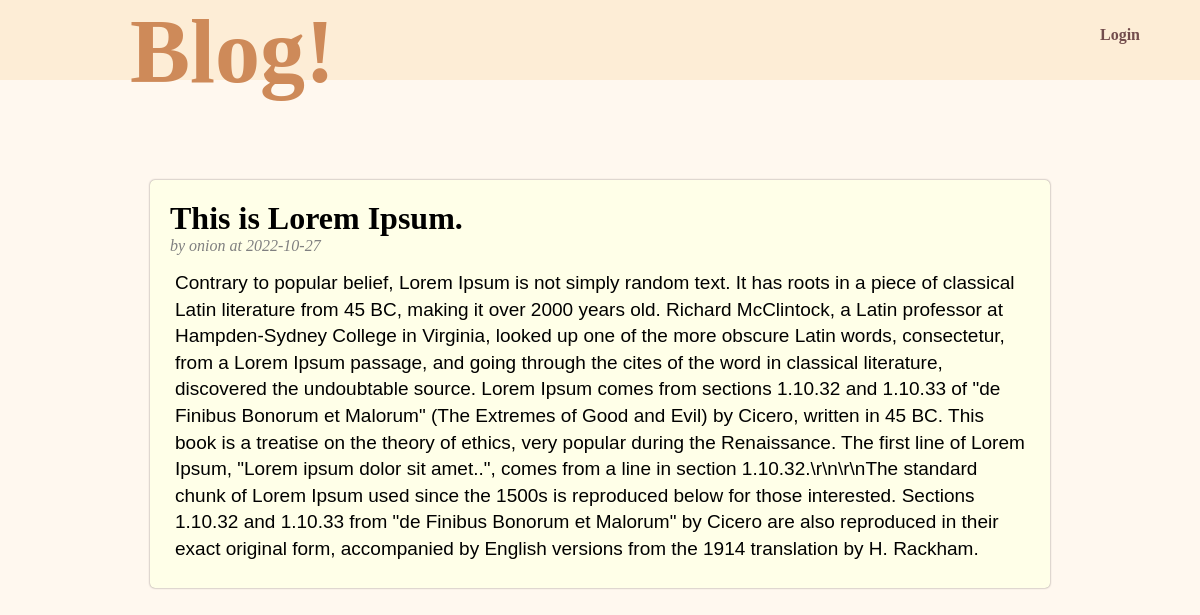
Before: / with the older database file.
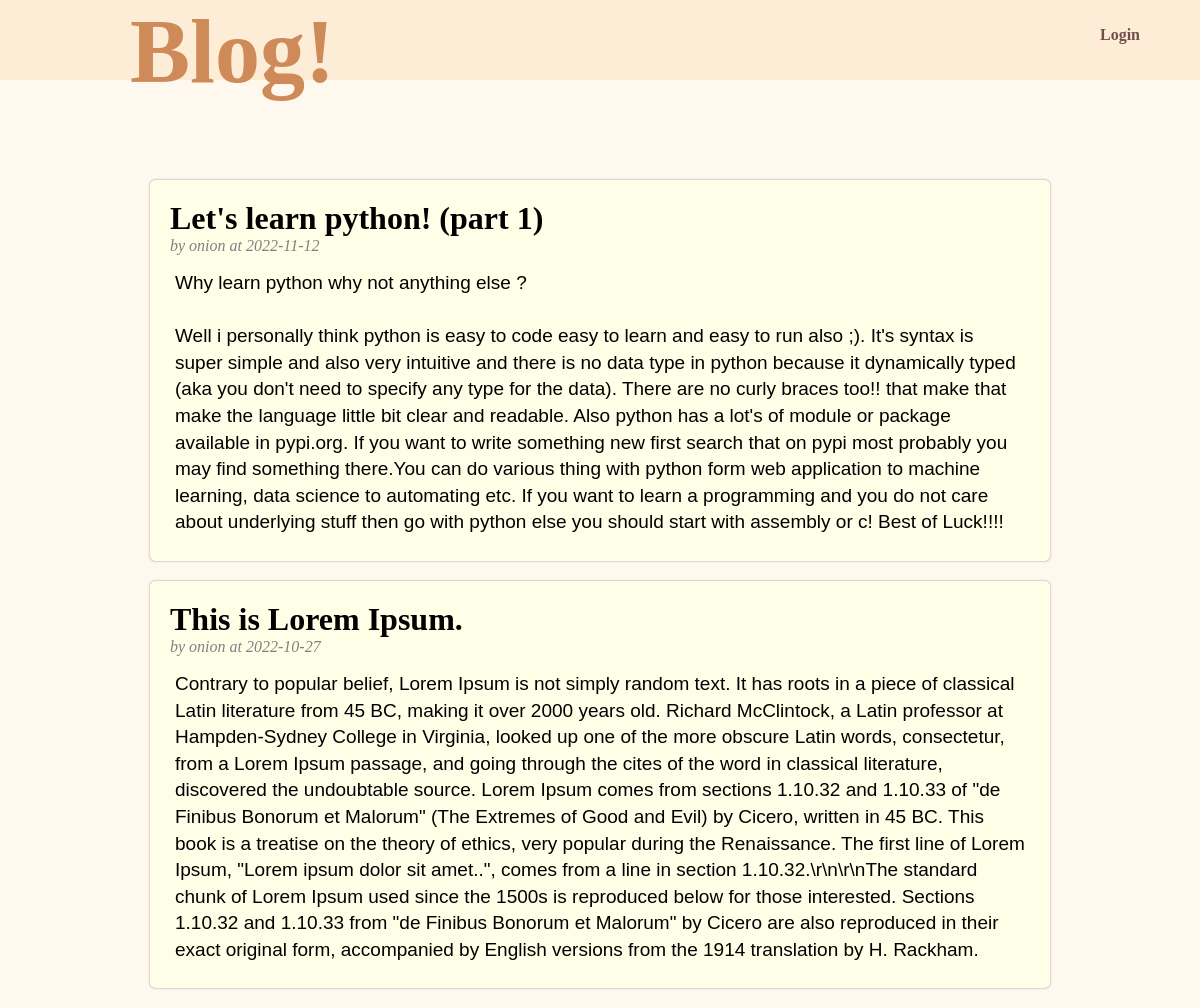
After: the same page with the newer database file.
### tables this page shows
CREATE TABLE posts(
id INTEGER PRIMARY KEY AUTOINCREMENT,
title TEXT NOT NULL,
description TEXT,
author TEXT NOT NULL,
date DATETIME DEFAULT CURRENT_TIMESTAMP
);

### app.py (the view)
@app.route('/')
def index():
	posts = model.fetch_post()
	return render_template('index.html', title='Home', active=session.get('loged_in', None), uname=session.get('username', None), posts=posts)

### model.py (called while the page is built)
def db_connect():
	conn = sqlite3.connect('database.db')
	return conn

def fetch_post():
	conn = db_connect()
	d={}
	flag=None
	try:
		conn.row_factory = sqlite3.Row
		d = conn.execute(f"SELECT id, title, description, author, date FROM posts order by date DESC").fetchall()
	except:
		flag=True
	conn.close()
	if flag == None:
		return d
	return None

### templates/index.html (shortened to what this page needs)
{% extends 'layout.html' %}
	{% block content %}
		<div id="content">
			<div id="header_name">
				<h1>Blog!</h1>
			</div>
			{% if active %}
				<div id="active">
						<span>Hello, {{uname}}!</span>
					<div id="dash">
						<a href="{{url_for('change', to=0)}}">Dashboard</a>
					</div>
					<div id="out">
						<a href="{{ url_for('logout') }}">Logout</a>
					</div>
				</div>
			{% else %}
			<div id="login_bar">
				<a href="{{ url_for('login') }}"> Login </a>
			</div>
			{% endif %}
		</div>
		<div id="body_content">
			<div id="post_content">
				{% for post in posts %}
				<div id="body-post">
					<div id="p-title">
						<h1>{{ post['title'] }}</h1>
					</div>
					<div id="autor">
						<p>by {{ post['author'] }} at {{ post['date'].split()[0] }}</p>
					</div>
					<div id="p-content">
						{% autoescape false %}
						<p>
							{{ post['description'] }}
						</p>
						{% endautoescape %}
					</div>
				</div>
				{% endfor %}
			</div>
		</div>
	{% endblock %}

Changed rows visible on the page:
added posts: title "Let's learn python! (part 1)", author "onion", date "2022-11-12", description "Why learn python why not anything else ? Well i personally think python is easy to code easy to learn and easy to run also ;). It's syntax is super simple and also very intuitive and there is no data type in python because it dynamically typed (aka you don't need to specify any type for the data). There are no curly braces too!! that make that make the language little bit clear and readable. Also python has a lot's of module or package available in pypi.org. If you want to write something new first search that on pypi most probably you may find something there.You can do various thing with python form web application to machine learning, data science to automating etc. If you want to learn…"
